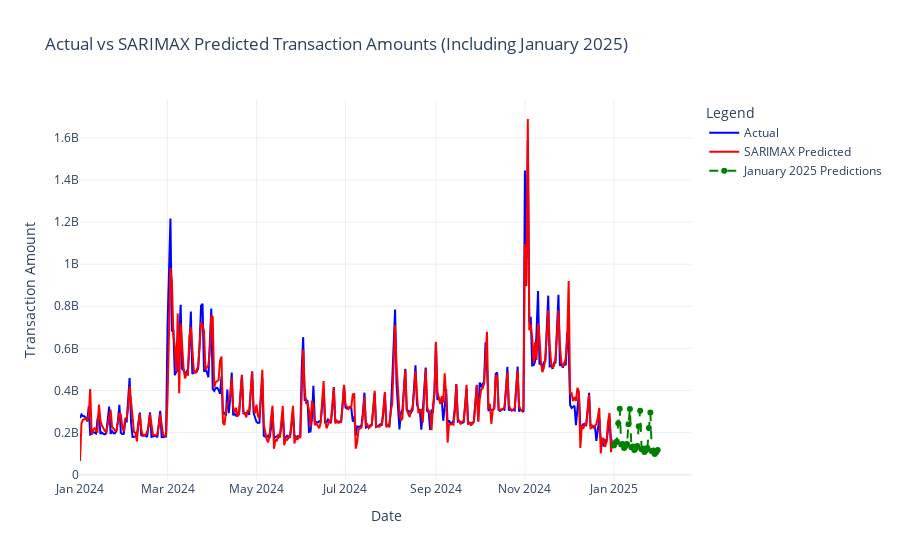

Source (notebook cell):
### Code cell
import plotly.graph_objects as go

# Ensure 'fitted_values' is defined
if 'fitted_values' not in locals():
	fitted_values = Sarimax_model_fit.predict(start=0, end=len(time_series_data)-1)

# Create the comparison DataFrame
comparison_df = pd.DataFrame({
	'Date': time_series_data.index,
	'Actual': time_series_data['Transaction_Amount'],
	'Predicted': fitted_values
}).reset_index(drop=True)

# Create a figure
fig = go.Figure()

# Add the actual data line
fig.add_trace(go.Scatter(
	x=comparison_df['Date'],
	y=comparison_df['Actual'],
	mode='lines',
	name='Actual',
	line=dict(color='blue')
))

# Add the SARIMAX predicted data line
fig.add_trace(go.Scatter(
	x=comparison_df['Date'],
	y=comparison_df['Predicted'],
	mode='lines',
	name='SARIMAX Predicted',
	line=dict(color='red')
))

# Add the January 2025 predictions
fig.add_trace(go.Scatter(
	x=january_2025_forecast['Date'],
	y=january_2025_forecast['SARIMAX_Forecast'],
	mode='lines+markers',
	name='January 2025 Predictions',
	line=dict(color='green', dash='dash')
))

# Customize the layout
fig.update_layout(
	title='Actual vs SARIMAX Predicted Transaction Amounts (Including January 2025)',
	xaxis_title='Date',
	yaxis_title='Transaction Amount',
	legend_title='Legend',
	template='plotly_white'
)

# Show the plot
fig.show()

### Figure 1 — Plotly figure (JSON) as saved in the notebook; plotly's stock layout.template omitted (floating-point values rounded to 4 significant figures; data arrays with more than 128 entries replaced by an {"elided": "..."} marker saying what was removed)
{"data": [{"line": {"color": "blue"}, "mode": "lines", "name": "Actual", "type": "scatter", "x": {"elided": "366 str values"}, "y": {"elided": "366 int values"}}, {"line": {"color": "red"}, "mode": "lines", "name": "SARIMAX Predicted", "type": "scatter", "x": {"elided": "366 str values"}, "y": {"elided": "366 float values"}}, {"line": {"color": "green", "dash": "dash"}, "mode": "lines+markers", "name": "January 2025 Predictions", "type": "scatter", "x": ["2025-01-01T00:00:00", "2025-01-02T00:00:00", "2025-01-03T00:00:00", "2025-01-04T00:00:00", "2025-01-05T00:00:00", "2025-01-06T00:00:00", "2025-01-07T00:00:00", "2025-01-08T00:00:00", "2025-01-09T00:00:00", "2025-01-10T00:00:00", "2025-01-11T00:00:00", "2025-01-12T00:00:00", "2025-01-13T00:00:00", "2025-01-14T00:00:00", "2025-01-15T00:00:00", "2025-01-16T00:00:00", "2025-01-17T00:00:00", "2025-01-18T00:00:00", "2025-01-19T00:00:00", "2025-01-20T00:00:00", "2025-01-21T00:00:00", "2025-01-22T00:00:00", "2025-01-23T00:00:00", "2025-01-24T00:00:00", "2025-01-25T00:00:00", "2025-01-26T00:00:00", "2025-01-27T00:00:00", "2025-01-28T00:00:00", "2025-01-29T00:00:00", "2025-01-30T00:00:00", "2025-01-31T00:00:00"], "y": [138900000.0, 151300000.0, 157200000.0, 243800000.0, 313700000.0, 142900000.0, 145500000.0, 127300000.0, 136500000.0, 145800000.0, 239200000.0, 312400000.0, 130800000.0, 133800000.0, 117200000.0, 125900000.0, 135900000.0, 230600000.0, 304400000.0, 120900000.0, 124100000.0, 107700000.0, 116400000.0, 126500000.0, 221400000.0, 295300000.0, 111500000.0, 114600000.0, 98360000.0, 107000000.0, 117100000.0]}], "layout": {"legend": {"title": {"text": "Legend"}}, "title": {"text": "Actual vs SARIMAX Predicted Transaction Amounts (Including January 2025)"}, "xaxis": {"title": {"text": "Date"}}, "yaxis": {"title": {"text": "Transaction Amount"}}}}
